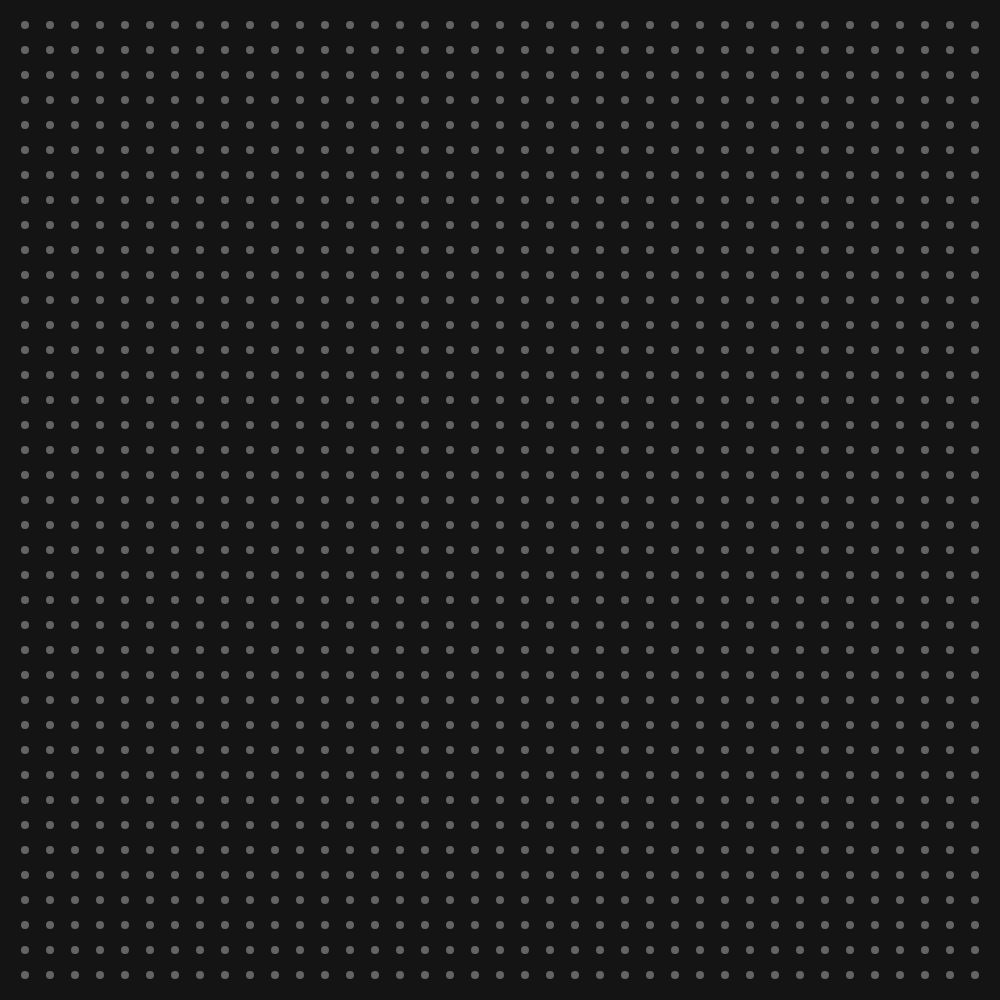
Frame 1 (no input)
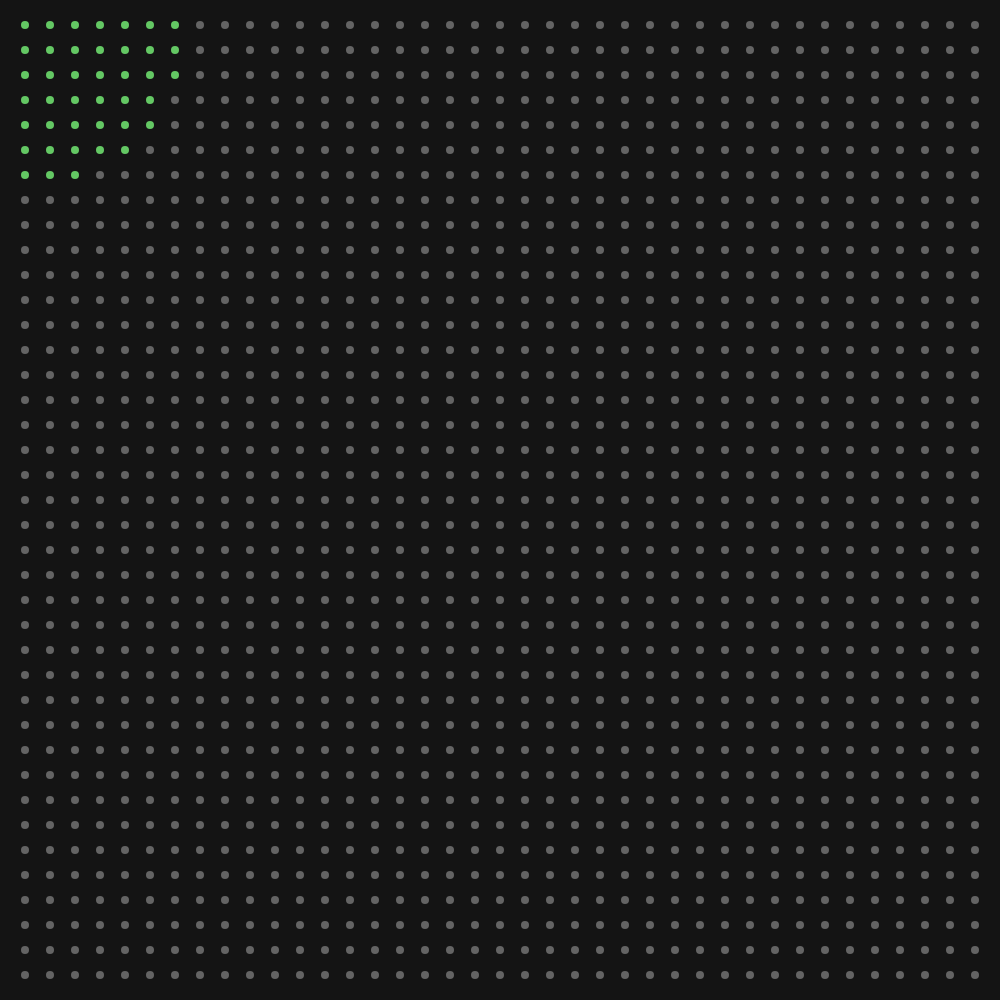
Frame 60 (no input)
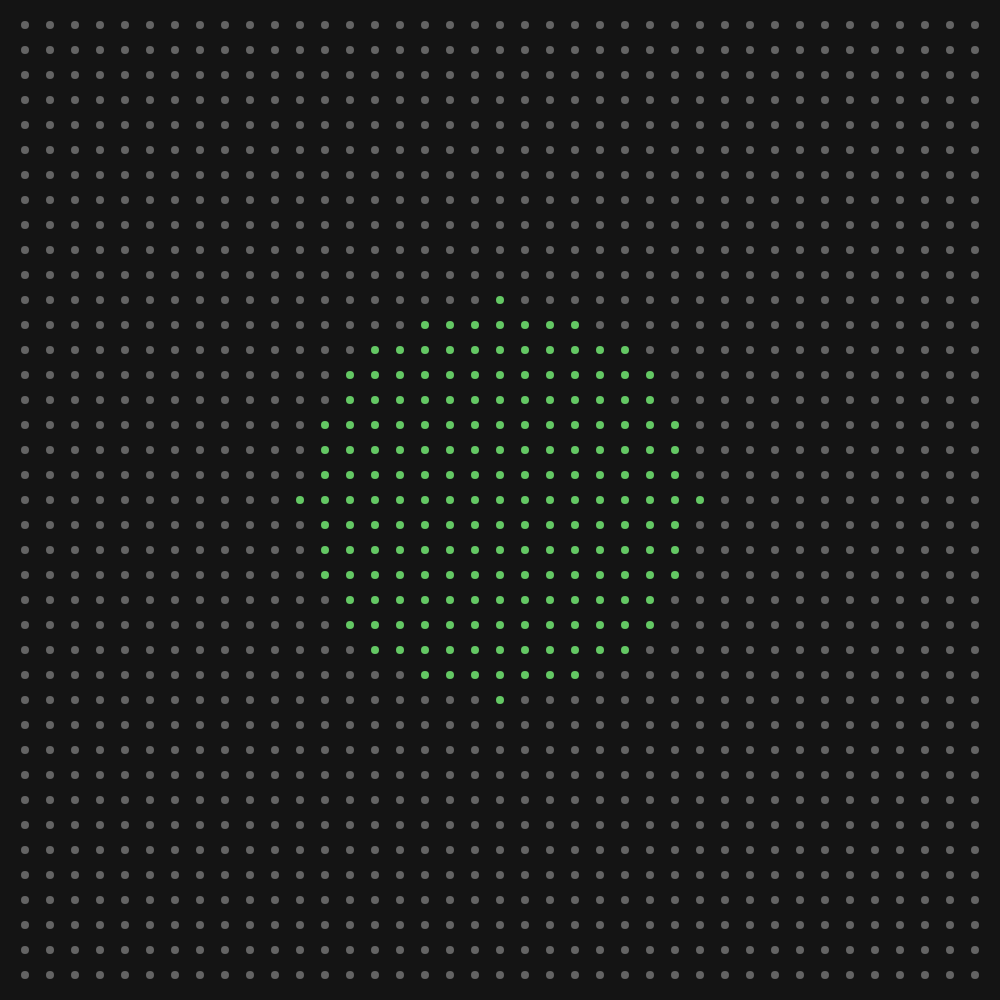
Frame 120 (the mouse pressed at the canvas centre since frame 60)

The p5.js sketch that drew these frames (run headless with seeded random() and noise() and a simulated clock; from frame 60 on, the mouse is pressed at the canvas centre):

// p5.js sketch
// ── sketch.js
const xDots = 40
const yDots = 40
const RADIUS = 8
const near = 200
let dots = []
let maxTranslate
let colors = {}

function setup () {
	createCanvas(1000, 1000);

	let distanceBetX = width / xDots
	let distanceBetY = height / yDots

	maxTranslate = distanceBetX / 1.5

	colors.outside = color(100)
	colors.inside = color(100, 200, 100)

	for (let i = 1; i < xDots; i++) {
		for (let j = 1; j < yDots; j++) {
			dots.push(new Dot(i * distanceBetX, j * distanceBetY))
		}
	}

	noStroke()
}

function draw () {
	background(20);

	dots.map(d => {
		d.draw()
		d.update()
	})
}

class Dot {
	constructor(x, y) {
		this.pos = createVector(x, y)
		this.color = colors.inside
	}

	draw () {
		fill(this.inside ? this.color : colors.outside)
		circle(this.pos.x, this.pos.y, RADIUS)
	}

	update () {
		if (dist(this.pos.x, this.pos.y, mouseX, mouseY) <= near) {
			this.inside = true
		} else {
			this.inside = false
		}
	}
}
